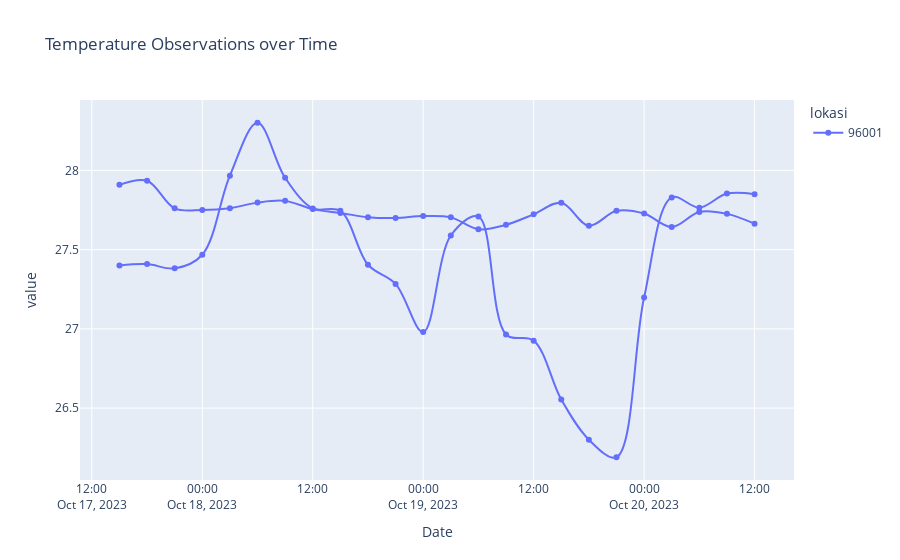

The notebook cell this image was saved under:
### Code cell
px.line(combined_2[combined_2['lokasi'].isin([96001])],x='Date', y=['Prediction', 'suhu2m.degC.'], title='Temperature Observations over Time', color='lokasi', markers=True, orientation='v', line_shape='spline')

### Figure 1 — Plotly figure (JSON) as saved in the notebook; plotly's stock layout.template omitted (floating-point values rounded to 4 significant figures)
{"data": [{"hovertemplate": "lokasi=96001<br>variable=Prediction<br>Date=%{x}<br>value=%{y}<extra></extra>", "legendgroup": "96001", "line": {"color": "#636efa", "dash": "solid", "shape": "spline"}, "marker": {"symbol": "circle"}, "mode": "markers+lines", "name": "96001", "orientation": "v", "showlegend": true, "type": "scatter", "x": ["2023-10-17 15:00:00", "2023-10-17 18:00:00", "2023-10-17 21:00:00", "2023-10-18 00:00:00", "2023-10-18 03:00:00", "2023-10-18 06:00:00", "2023-10-18 09:00:00", "2023-10-18 12:00:00", "2023-10-18 15:00:00", "2023-10-18 18:00:00", "2023-10-18 21:00:00", "2023-10-19 00:00:00", "2023-10-19 03:00:00", "2023-10-19 06:00:00", "2023-10-19 09:00:00", "2023-10-19 12:00:00", "2023-10-19 15:00:00", "2023-10-19 18:00:00", "2023-10-19 21:00:00", "2023-10-20 00:00:00", "2023-10-20 03:00:00", "2023-10-20 06:00:00", "2023-10-20 09:00:00", "2023-10-20 12:00:00"], "xaxis": "x", "y": [27.91, 27.93, 27.76, 27.75, 27.76, 27.8, 27.81, 27.76, 27.73, 27.7, 27.7, 27.71, 27.7, 27.63, 27.66, 27.72, 27.8, 27.65, 27.74, 27.73, 27.64, 27.74, 27.73, 27.66], "yaxis": "y"}, {"hovertemplate": "lokasi=96001<br>variable=suhu2m.degC.<br>Date=%{x}<br>value=%{y}<extra></extra>", "legendgroup": "96001", "line": {"color": "#636efa", "dash": "solid", "shape": "spline"}, "marker": {"symbol": "circle"}, "mode": "markers+lines", "name": "96001", "orientation": "v", "showlegend": false, "type": "scatter", "x": ["2023-10-17 15:00:00", "2023-10-17 18:00:00", "2023-10-17 21:00:00", "2023-10-18 00:00:00", "2023-10-18 03:00:00", "2023-10-18 06:00:00", "2023-10-18 09:00:00", "2023-10-18 12:00:00", "2023-10-18 15:00:00", "2023-10-18 18:00:00", "2023-10-18 21:00:00", "2023-10-19 00:00:00", "2023-10-19 03:00:00", "2023-10-19 06:00:00", "2023-10-19 09:00:00", "2023-10-19 12:00:00", "2023-10-19 15:00:00", "2023-10-19 18:00:00", "2023-10-19 21:00:00", "2023-10-20 00:00:00", "2023-10-20 03:00:00", "2023-10-20 06:00:00", "2023-10-20 09:00:00", "2023-10-20 12:00:00"], "xaxis": "x", "y": [27.4, 27.41, 27.38, 27.47, 27.97, 28.3, 27.95, 27.76, 27.75, 27.4, 27.28, 26.98, 27.59, 27.71, 26.96, 26.93, 26.55, 26.3, 26.19, 27.2, 27.83, 27.77, 27.85, 27.85], "yaxis": "y"}], "layout": {"legend": {"title": {"text": "lokasi"}, "tracegroupgap": 0}, "title": {"text": "Temperature Observations over Time"}, "xaxis": {"anchor": "y", "domain": [0, 1], "title": {"text": "Date"}}, "yaxis": {"anchor": "x", "domain": [0, 1], "title": {"text": "value"}}}}
